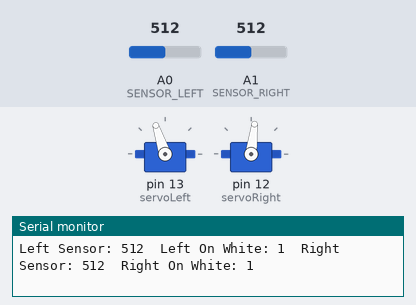
This sketch was run on a simulated Arduino Uno, built with avr-gcc and run on an emulated ATmega328P. On the bench: 2 × servo, the last lines printed to the serial monitor. The inputs (shaded band) are chosen by the test bench; at power-on: A0 (SENSOR_LEFT) = 512, A1 (SENSOR_RIGHT) = 512.

Above: at 1.2 s.
1.3 s: A0 (SENSOR_LEFT) set to 222
2.8 s: A0 (SENSOR_LEFT) set to 192
At 3.4 s:
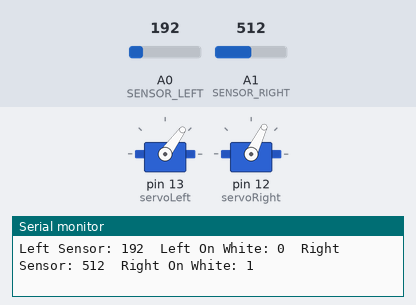
4.3 s: A1 (SENSOR_RIGHT) set to 216
5.8 s: A1 (SENSOR_RIGHT) set to 192
At 7.0 s:
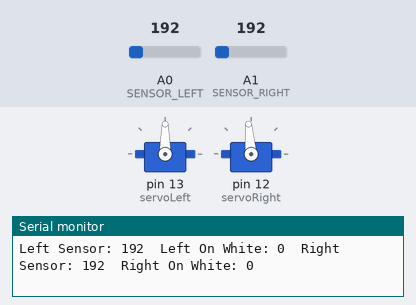
7.4 s: A0 (SENSOR_LEFT) set to 215
At 8.1 s:
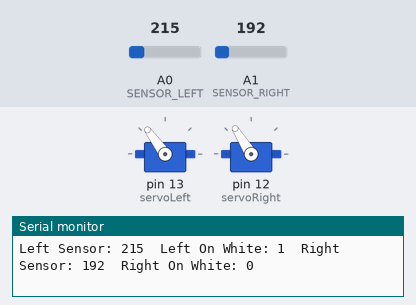
9.0 s: A0 (SENSOR_LEFT) set to 195
At 10.4 s:
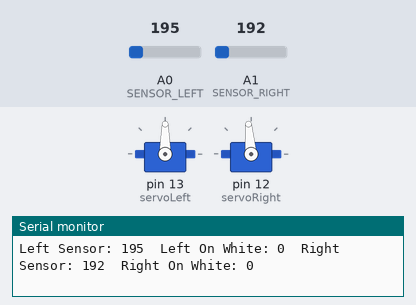
Timing chart, 0 to 12.0 s (numbered marks = the images above; inputs shaded):
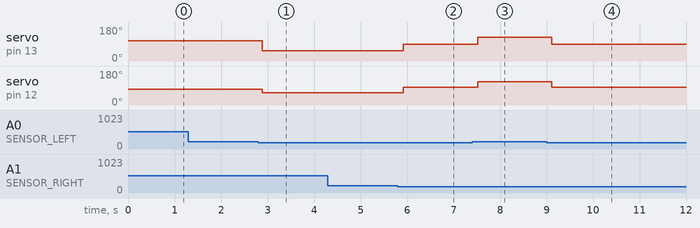

Measured:
- the behaviour switches between 206 and 205 on A0 (SENSOR_LEFT) (found by bisection; images 0 and 1)
- the behaviour switches between 206 and 205 on A1 (SENSOR_RIGHT) (found by bisection; images 1 and 2)
- after the input at 2.8 s, servo on pin 13 (servoLeft): 108° → 54° after 0.09 s; servo on pin 12 (servoRight): 83° → 64° after 0.09 s
- after the input at 5.8 s, servo on pin 13 (servoLeft): 54° → 90° after 0.12 s; servo on pin 12 (servoRight): 64° → 95° after 0.12 s
- after the input at 7.4 s, servo on pin 13 (servoLeft): 90° → 126° after 0.12 s; servo on pin 12 (servoRight): 95° → 122° after 0.12 s
- after the input at 9.0 s, servo on pin 13 (servoLeft): 126° → 90° after 0.12 s; servo on pin 12 (servoRight): 122° → 95° after 0.12 s

The sketch:

Linefollow_robotics.ino
```cpp
#include <Servo.h>  // Include the Servo library

#define SENSOR_LEFT A0
#define SENSOR_RIGHT A1
#define THRESHOLD 205  // Adjust this value based on your sensor readings for the white line

Servo servoLeft;   // Create servo object for the left motor
Servo servoRight;  // Create servo object for the right motor

 //servoLeft.attach(L_MOTOR, 1000, 2000);  // Specify min and max pulse width in microseconds
 // servoRight.attach(R_MOTOR, 1000, 2000);
void setup() {
  // Attach servos to pins
  servoLeft.attach(13,1000, 2000);
  servoRight.attach(12, 2000, 1000);

  // Initialize optical sensor pins
  pinMode(SENSOR_LEFT, INPUT);
  pinMode(SENSOR_RIGHT, INPUT);

  // Initialize Serial communication for debugging
  Serial.begin(9600);
}

void loop() {
  // Read sensor values
  int sensorLeftValue = analogRead(SENSOR_LEFT);
  int sensorRightValue = analogRead(SENSOR_RIGHT);

  // Check if sensors detect the white line
  bool leftOnWhite = sensorLeftValue > THRESHOLD;
  bool rightOnWhite = sensorRightValue > THRESHOLD;

  // Print sensor values and boolean values for debugging
  Serial.print("Left Sensor: ");
  Serial.print(sensorLeftValue);
  Serial.print("  Left On White: ");
  Serial.print(leftOnWhite);  // Will print 1 (true) or 0 (false)

  Serial.print("  Right Sensor: ");
  Serial.print(sensorRightValue);
  Serial.print("  Right On White: ");
  Serial.println(rightOnWhite);  // Will print 1 (true) or 0 (false)

  // Decision making based on sensor readings
  if (leftOnWhite && rightOnWhite) {
    forward();  // Both sensors detect white, move forward
  } else if (!leftOnWhite && rightOnWhite) {
    turnLeft();  // Left sensor detects black, turn left
  } else if (leftOnWhite && !rightOnWhite) {
    turnRight();  // Right sensor detects black, turn right
  } else {
    stopMotors();  // Both sensors detect black, stop the motors
  }

  delay(150); // Small delay for stability
}

void forward() {
  servoLeft.writeMicroseconds(1600);  // Adjust values for forward motion
  servoRight.writeMicroseconds(1400); // Adjust values for forward motion
}

void turnLeft() {
  servoLeft.writeMicroseconds(1300);  // Stop the left wheel
  servoRight.writeMicroseconds(1200); // Right wheel forward
}

void turnRight() {
  servoLeft.writeMicroseconds(1700);  // Left wheel forward
  servoRight.writeMicroseconds(1800); // Stop the right wheel
}

void stopMotors() {
  servoLeft.writeMicroseconds(1500); // Stop the left servo
  servoRight.writeMicroseconds(1520); // Stop the right servo
}
```
